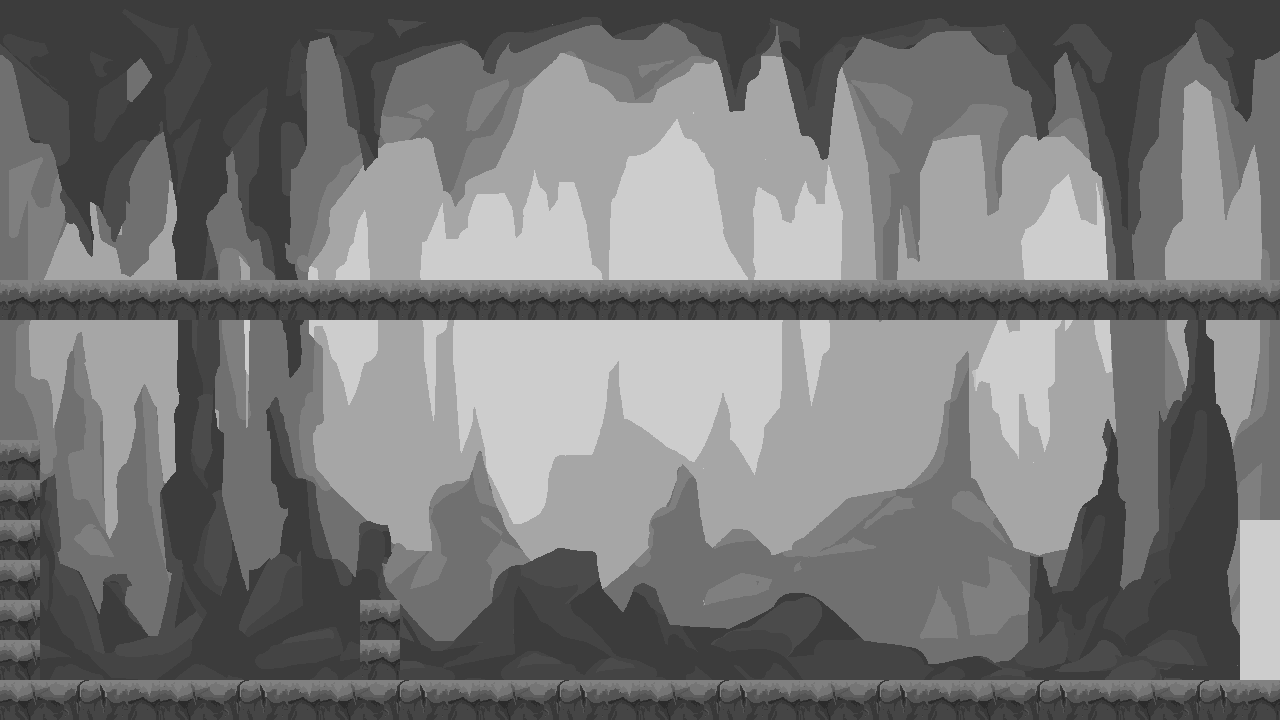

This game map was drawn from its Tiled (.tmx) file and the tilesets committed beside it. A one-line description and the full map source follow:
An orthogonal 32x18 tile map with 40x40 px tiles, 1 tile layer (Tile Layer 1), 2 tilesets and 4 objects.

<map version="1.10" tiledversion="1.10.1" orientation="orthogonal" renderorder="right-down" width="32" height="18" tilewidth="40" tileheight="40" infinite="0" nextlayerid="4" nextobjectid="12">
 <tileset firstgid="1" source="backGround2.tsx" />
 <tileset firstgid="577" source="floor2.tsx" />
 <layer id="1" name="Tile Layer 1" width="32" height="18">
  <data encoding="csv">
1,2,3,4,5,6,7,8,9,10,11,12,13,14,15,16,17,18,19,20,21,22,23,24,25,26,27,28,29,30,31,32,
33,34,35,36,37,38,39,40,41,42,43,44,45,46,47,48,49,50,51,52,53,54,55,56,57,58,59,60,61,62,63,64,
65,66,67,68,69,70,71,72,73,74,75,76,77,78,79,80,81,82,83,84,85,86,87,88,89,90,91,92,93,94,95,96,
97,98,99,100,101,102,103,104,105,106,107,108,109,110,111,112,113,114,115,116,117,118,119,120,121,122,123,124,125,126,127,128,
129,130,131,132,133,134,135,136,137,138,139,140,141,142,143,144,145,146,147,148,149,150,151,152,153,154,155,156,157,158,159,160,
161,162,163,164,165,166,167,168,169,170,171,172,173,174,175,176,177,178,179,180,181,182,183,184,185,186,187,188,189,190,191,192,
193,194,195,196,197,198,199,200,201,202,203,204,205,206,207,208,209,210,211,212,213,214,215,216,217,218,219,220,221,222,223,224,
580,580,580,580,580,580,580,580,580,580,580,580,580,580,580,580,580,580,580,580,580,580,580,580,580,580,580,580,580,580,580,580,
257,258,259,260,261,262,263,264,265,266,267,268,269,270,271,272,273,274,275,276,277,278,279,280,281,282,283,284,285,286,287,288,
289,290,291,292,293,294,295,296,297,298,299,300,301,302,303,304,305,306,307,308,309,310,311,312,313,314,315,316,317,318,319,320,
321,322,323,324,325,326,327,328,329,330,331,332,333,334,335,336,337,338,339,340,341,342,343,344,345,346,347,348,349,350,351,352,
580,354,355,356,357,358,359,360,361,362,363,364,365,366,367,368,369,370,371,372,373,374,375,376,377,378,379,380,381,382,383,384,
577,386,387,388,389,390,391,392,393,394,395,396,397,398,399,400,401,402,403,404,405,406,407,408,409,410,411,412,413,414,415,416,
577,418,419,420,421,422,423,424,425,426,427,428,429,430,431,432,433,434,435,436,437,438,439,440,441,442,443,444,445,446,447,238,
577,450,451,452,453,454,455,456,457,458,459,460,461,462,463,464,465,466,467,468,469,470,471,472,473,474,475,476,477,478,479,238,
577,482,483,484,485,486,487,488,489,580,491,492,493,494,495,496,497,498,499,500,501,502,503,504,505,506,507,508,509,510,511,238,
577,514,515,516,517,518,519,520,521,580,523,524,525,526,527,528,529,530,531,532,533,534,535,536,537,538,539,540,541,542,543,238,
577,578,579,580,577,578,579,580,577,578,579,580,577,578,579,580,577,578,579,580,577,578,579,580,577,578,579,580,577,578,579,580
</data>
 </layer>
 <objectgroup id="3" name="winObject">
  <object id="8" x="1240" y="520" width="39.5" height="159.75" />
 </objectgroup>
 <objectgroup id="2" name="floor" offsetx="0.921593" offsety="-0.921593">
  <object id="5" x="0" y="669.076" width="1278.25" height="50.9238" />
  <object id="6" x="360.343" y="602.722" width="40.5501" height="64.5115" />
  <object id="7" x="-0.421593" y="631.922" width="39.25" height="35.5" />
 </objectgroup>
</map>